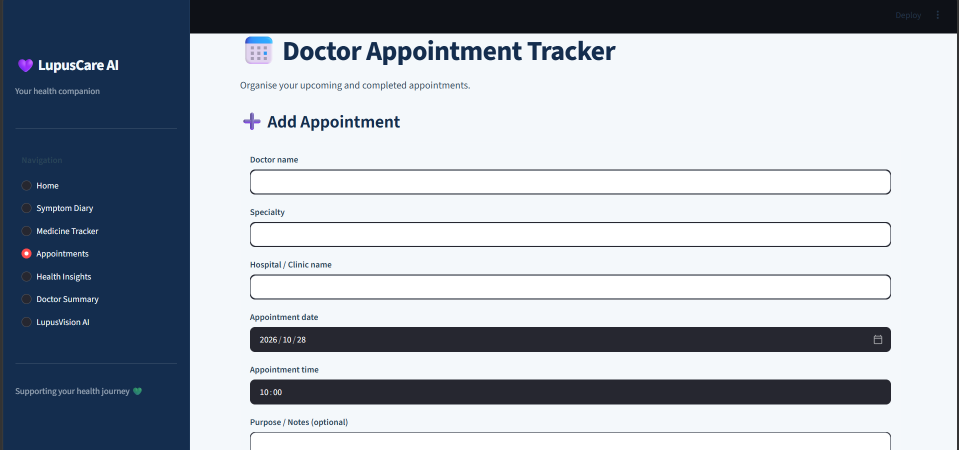
#> input picture appointments.png.png, 1917 x 900 px (shown at 1/2 size)
$ python -i lupusvision_cv.py   (imports and definitions only)   (older library calls are emulated)
#> lines starting #> are read from the running program, lines starting #| are printed output that depends on the picture

from PIL import Image
import cv2
import numpy as np


def analyze_image(uploaded_file):
    """
    Perform basic image processing.
    This function does not diagnose skin conditions.
    """
#> called with uploaded_file = 'appointments.png.png'
    image = Image.open(uploaded_file).convert("RGB")

    # Keep image size manageable for processing.
    image.thumbnail((1024, 1024))
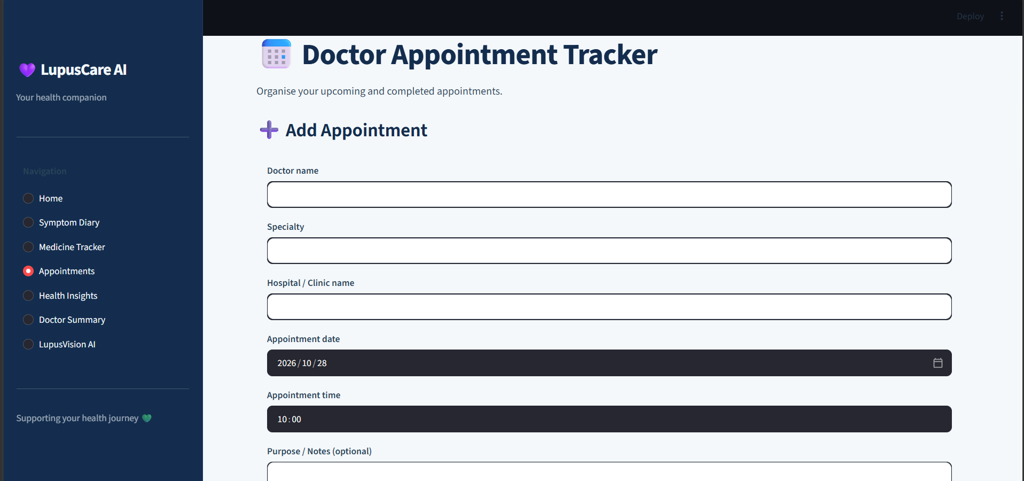
#> image: PIL image 1024x481 RGB; mean R, G, B 168, 175.4, 184.8

    image_array = np.array(image)

    # Convert RGB to OpenCV's BGR format.
    cv_image = cv2.cvtColor(
        image_array,
        cv2.COLOR_RGB2BGR
    )

    height, width = cv_image.shape[:2]
#> height = 481; width = 1024

    # Calculate average color of the entire image.
    average_color = np.mean(image_array, axis=(0, 1))
#> average_color = [168, 175.4, 184.8]

    # Convert image to grayscale for basic quality information.
    gray_image = cv2.cvtColor(
        cv_image,
        cv2.COLOR_BGR2GRAY
    )
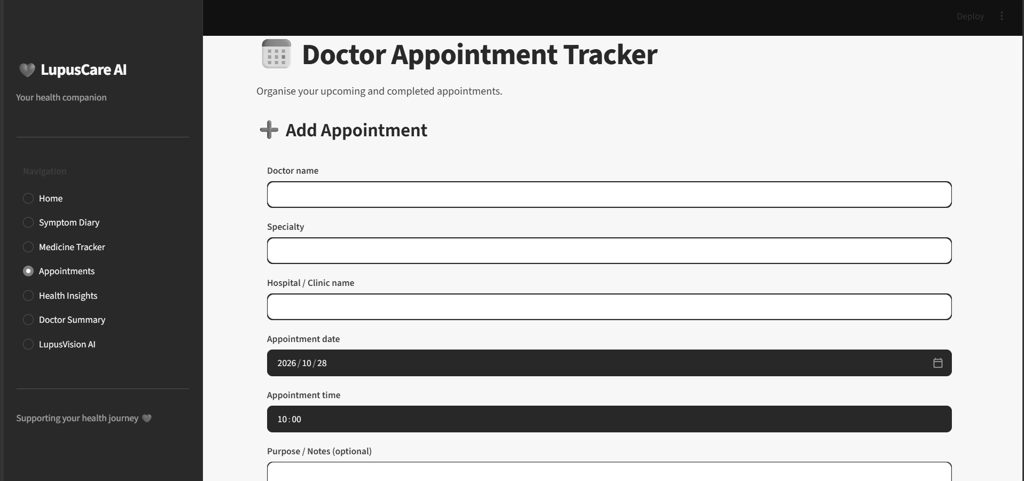
#> gray_image: shape (481, 1024); min 8, max 255, mean 174.1

    brightness = float(np.mean(gray_image))
#> brightness = 174.1
    sharpness = float(cv2.Laplacian(
        gray_image, cv2.CV_64F
    ).var())
#> sharpness = 2303.3

    return {
        "image": image,
        "width": width,
        "height": height,
        "average_color": average_color.tolist(),
        "brightness": round(brightness, 2),
        "sharpness": round(sharpness, 2),
    }

>>> result = analyze_image('appointments.png.png')
#> result = 6 items

$ run again, on doctor-summary.png.png
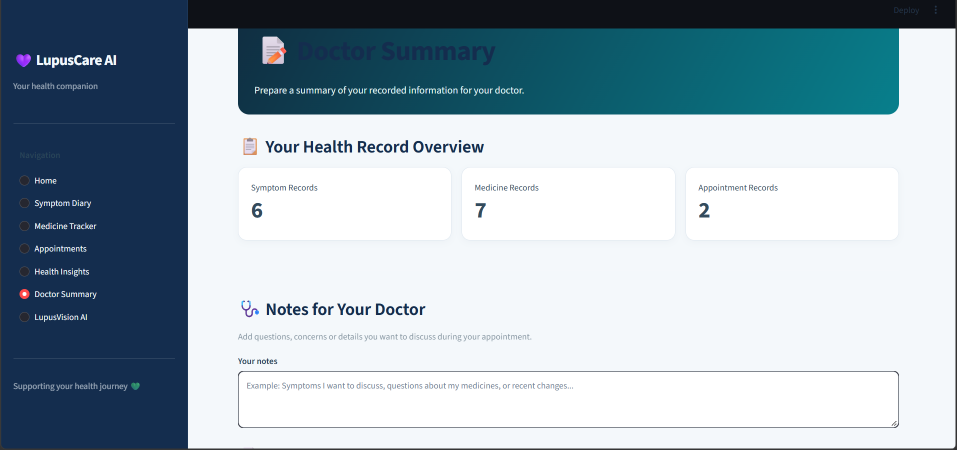
#> input picture doctor-summary.png.png, 1913 x 900 px (shown at 1/2 size)
#> in analyze_image, `image.thumbnail((1024, 1024))`:
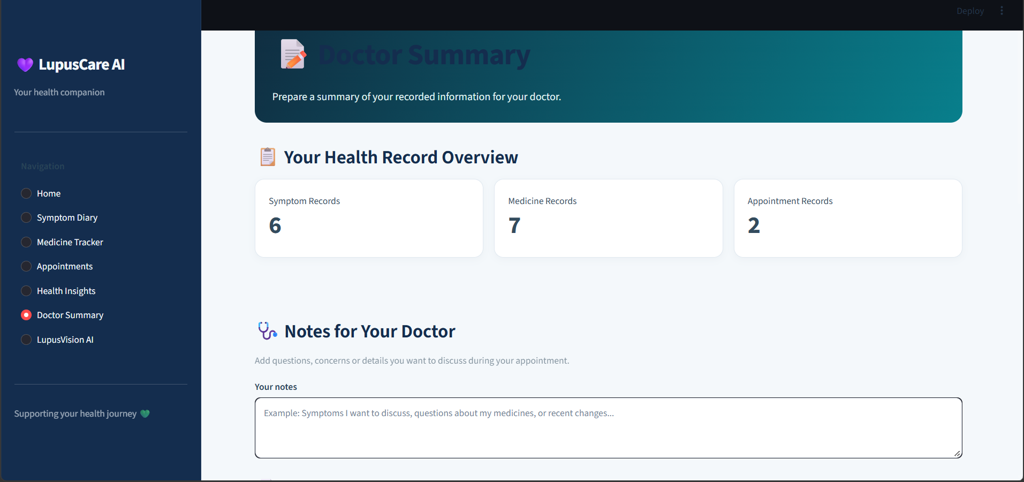
#> image: PIL image 1024x482 RGB; mean R, G, B 158.5, 174.9, 185.1
#> average_color = [158.5, 174.9, 185.1]
#> in analyze_image, `gray_image = cv2.cvtColor( cv_image, cv2.COLOR_BGR2GRAY )`:
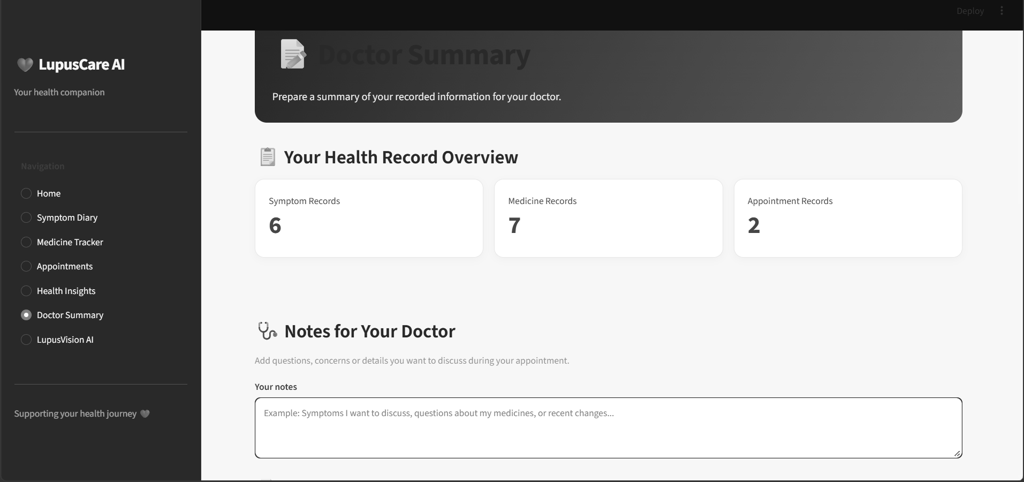
#> gray_image: shape (482, 1024); min 4, max 255, mean 171.1
#> brightness = 171.1
#> sharpness = 1239.8
#> result = 6 items

$ run again, on health-insights.png.png
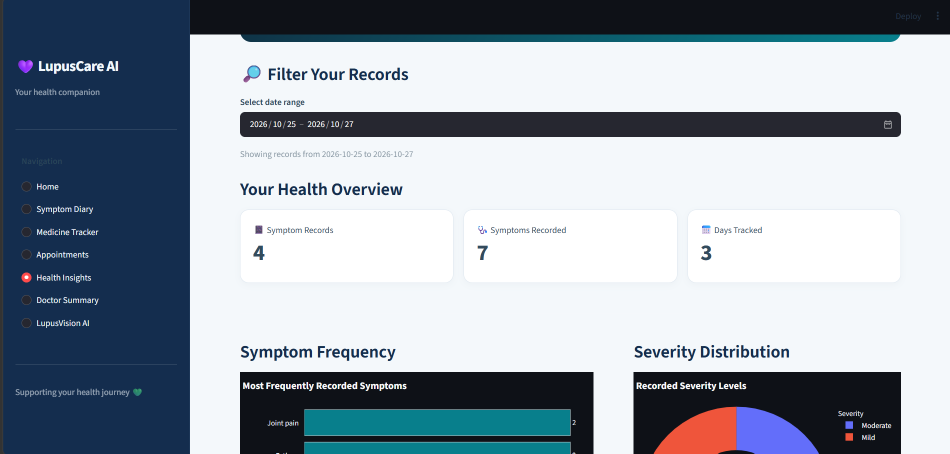
#> input picture health-insights.png.png, 1900 x 907 px (shown at 1/2 size)
#> in analyze_image, `image.thumbnail((1024, 1024))`:
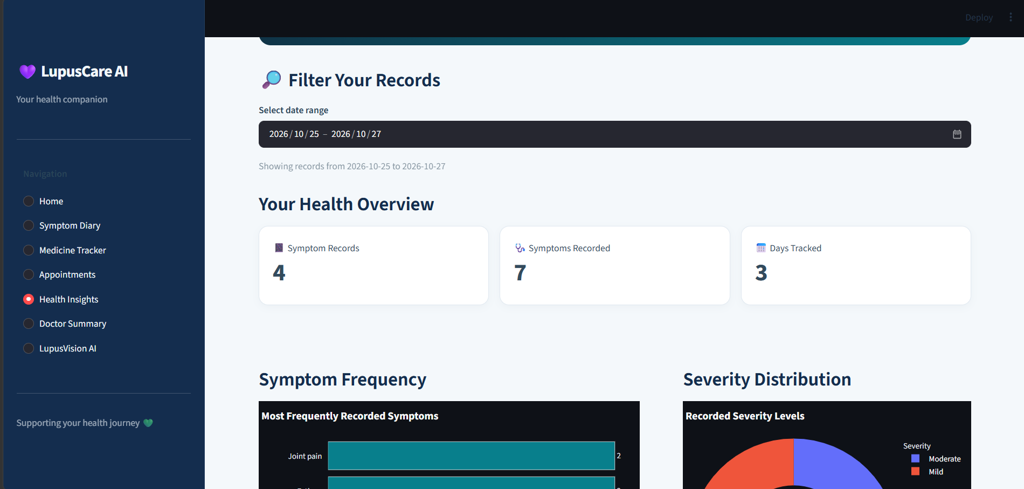
#> image: PIL image 1024x489 RGB; mean R, G, B 150.5, 160.4, 170.9
#> average_color = [150.5, 160.4, 170.9]
#> in analyze_image, `gray_image = cv2.cvtColor( cv_image, cv2.COLOR_BGR2GRAY )`:
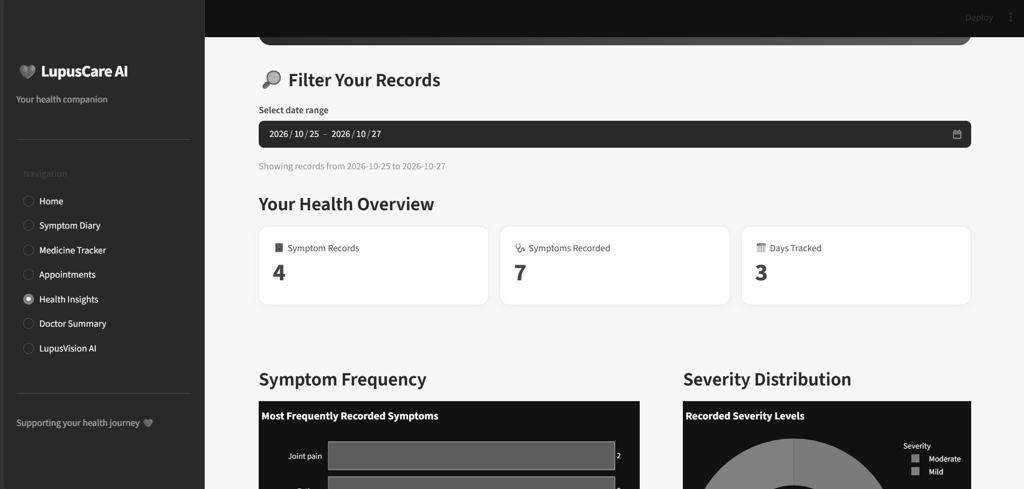
#> gray_image: shape (489, 1024); min 0, max 255, mean 158.6
#> brightness = 158.6
#> sharpness = 1444.2
#> result = 6 items

$ run again, on home.png.png
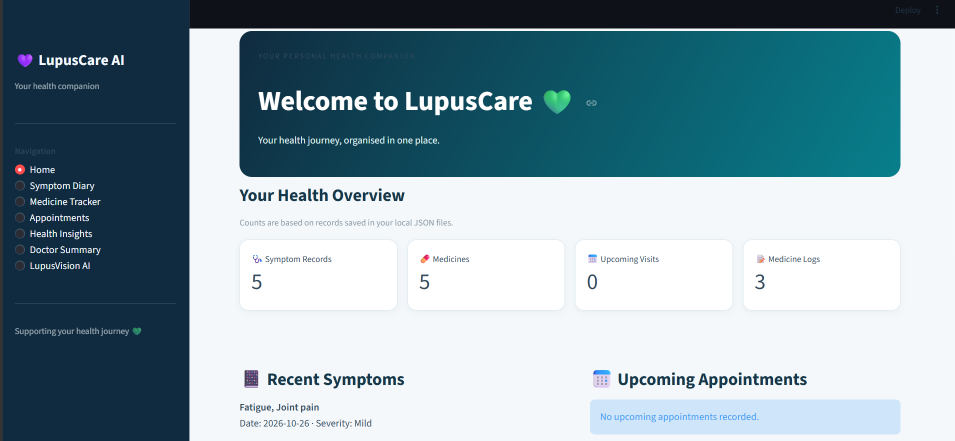
#> input picture home.png.png, 1910 x 881 px (shown at 1/2 size)
#> in analyze_image, `image.thumbnail((1024, 1024))`:
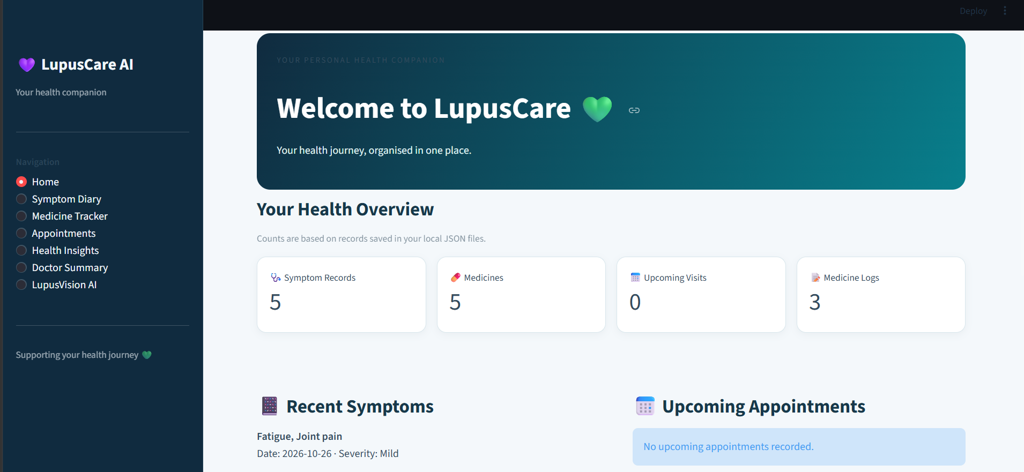
#> image: PIL image 1024x472 RGB; mean R, G, B 134.3, 158.5, 168.2
#> average_color = [134.3, 158.5, 168.2]
#> in analyze_image, `gray_image = cv2.cvtColor( cv_image, cv2.COLOR_BGR2GRAY )`:
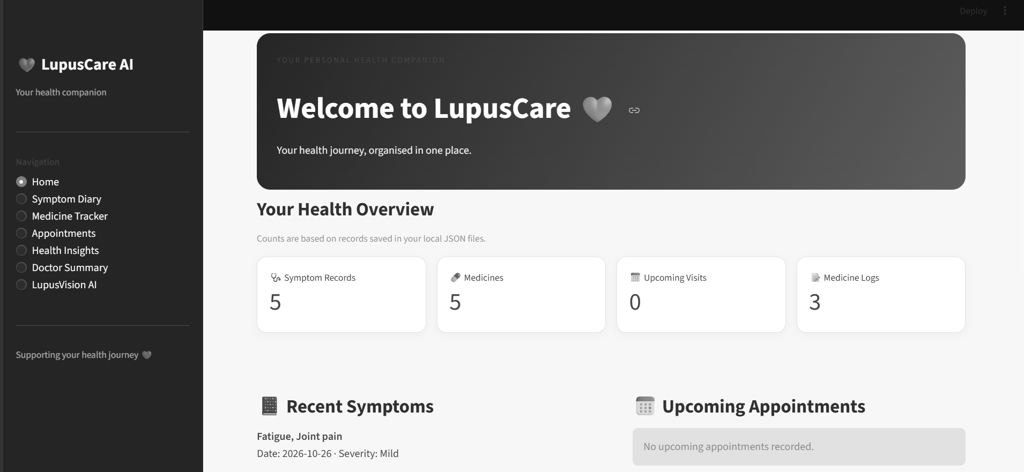
#> gray_image: shape (472, 1024); min 4, max 255, mean 152.3
#> brightness = 152.3
#> sharpness = 1262.5
#> result = 6 items
